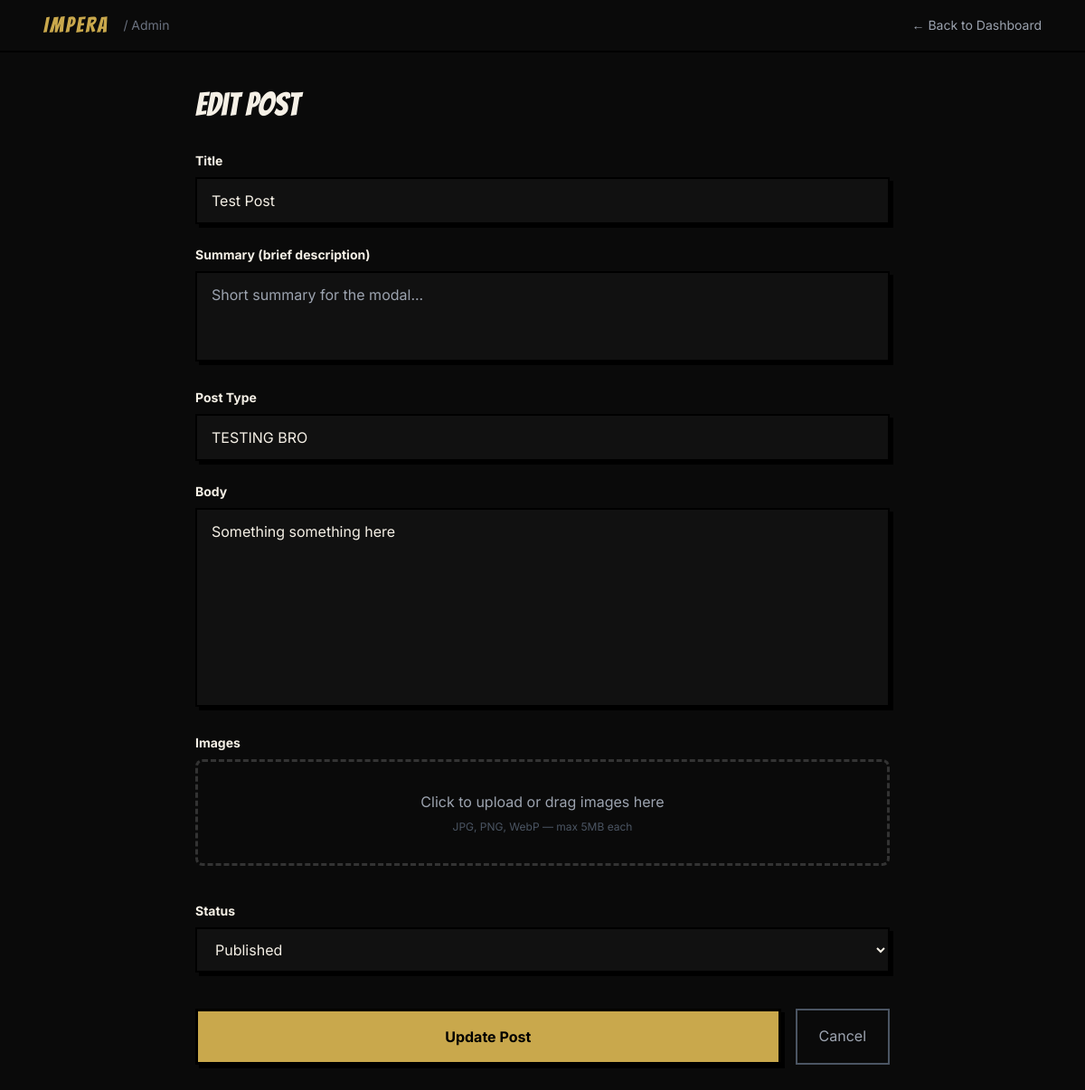
The page /admin/posts/1 (signed in) on the database its author committed.
### tables this page shows
CREATE TABLE posts (
            id INTEGER PRIMARY KEY AUTOINCREMENT,
            title TEXT NOT NULL,
            body TEXT NOT NULL,
            author_id INTEGER NOT NULL,
            status TEXT CHECK(status IN ('draft', 'published')) DEFAULT 'draft',
            created_at TIMESTAMP DEFAULT CURRENT_TIMESTAMP,
            updated_at TIMESTAMP DEFAULT CURRENT_TIMESTAMP, summary TEXT DEFAULT '', post_type TEXT DEFAULT 'HIGHLIGHT',
            FOREIGN KEY (author_id) REFERENCES users(id)
        );

### main.py (the view)
@app.get("/admin/posts/{post_id}", response_class=HTMLResponse)
async def edit_post_page(request: Request, post_id: int):
    user = get_current_user(request)
    if not user:
        return RedirectResponse("/masukgan", status_code=302)
    conn = get_db()
    cursor = conn.cursor()
    cursor.execute("SELECT * FROM posts WHERE id = ?", (post_id,))
    post = cursor.fetchone()
    if not post:
        conn.close()
        raise HTTPException(status_code=404, detail="Post not found")
    cursor.execute("SELECT * FROM post_images WHERE post_id = ? ORDER BY display_order", (post_id,))
    images = cursor.fetchall()
    conn.close()
    return templates.TemplateResponse(request, "post_form.html", {
        "request": request,
        "post": post,
        "images": images,
        "user": user
    })

### app/templates/post_form.html (shortened to what this page needs)
<!DOCTYPE html>
<html lang="en">
<head>
    <script src="https://cdn.tailwindcss.com"></script>
</head>
<body class="bg-[#0a0a0a] text-[#F5F0E6]">
    <nav class="fixed top-0 w-full z-50 bg-[#0a0a0a]/90 border-b-2 border-black">
        <div class="max-w-6xl mx-auto px-6 py-3 flex items-center justify-between">
            <div class="flex items-center gap-4">
                <span class="text-2xl font-display tracking-widest text-accent">IMPERA</span>
                <span class="text-sm text-gray-500">/ Admin</span>
            </div>
            <a href="/admin" class="text-sm text-gray-400 hover:text-accent">← Back to Dashboard</a>
        </div>
    </nav>
    <div class="pt-24 px-6 pb-12">
        <div class="max-w-3xl mx-auto">
            <h1 class="text-4xl font-display mb-8">{{ 'Edit Post' if post else 'New Post' }}</h1>
            <form action="/admin/posts{% if post %}/{{ post.id }}{% endif %}" method="POST" enctype="multipart/form-data" class="space-y-6">
                <div>
                    <label class="block text-sm font-bold mb-2">Title</label>
                    <input
                        type="text"
                        name="title"
                        required
                        value="{{ post.title if post else '' }}"
                        class="w-full bg-panel border-2 border-black px-4 py-3 focus:outline-none focus:border-accent comic-border"
                        placeholder="Enter post title"
                    >
                </div>
                <div>
                    <label class="block text-sm font-bold mb-2">Summary (brief description)</label>
                    <textarea
                        name="summary"
                        rows="3"
                        class="w-full bg-panel border-2 border-black px-4 py-3 focus:outline-none focus:border-accent comic-border resize-none"
                        placeholder="Short summary for the modal..."
                    >{{ post.summary if post else '' }}</textarea>
                </div>
                <div>
                    <label class="block text-sm font-bold mb-2">Post Type</label>
                    <input
                        type="text"
                        name="post_type"
                        value="{{ post.post_type if post else 'HIGHLIGHT' }}"
                        class="w-full bg-panel border-2 border-black px-4 py-3 focus:outline-none focus:border-accent comic-border"
                        placeholder="e.g., HIGHLIGHT, COMIC, STORY..."
                    >
                </div>
                <div>
                    <label class="block text-sm font-bold mb-2">Body</label>
                    <textarea
                        name="body"
                        required
                        rows="8"
                        class="w-full bg-panel border-2 border-black px-4 py-3 focus:outline-none focus:border-accent comic-border resize-none"
                        placeholder="Write your post content..."
                    >{{ post.body if post else '' }}</textarea>
                </div>
                <div>
                    <label class="block text-sm font-bold mb-2">Images</label>
                    <div
                        id="dropzone"
                        class="dropzone rounded-lg p-8 text-center cursor-pointer"
                        onclick="document.getElementById('fileInput').click()"
                    >
                        <p class="text-gray-400">Click to upload or drag images here</p>
                        <p class="text-xs text-gray-600 mt-2">JPG, PNG, WebP — max 5MB each</p>
                    </div>
                </div>
                <div>
                    <label class="block text-sm font-bold mb-2">Status</label>
                    <select name="status" class="w-full bg-panel border-2 border-black px-4 py-3 focus:outline-none focus:border-accent comic-border">
                        <option value="published" {% if post and post.status == 'published' %}selected{% endif %}>Published</option>
                    </select>
                </div>
                <div class="flex gap-4 pt-4">
                    <button
                        type="submit"
                        class="flex-1 bg-accent text-black font-bold py-4 hover:bg-accent-light transition-colors comic-border"
                    >
                        {{ 'Update Post' if post else 'Create Post' }}
                    </button>
                    <a
                        href="/admin"
                        class="px-6 py-4 border-2 border-gray-600 text-gray-400 hover:border-gray-400 hover:text-white transition-colors"
                    >
                        Cancel
                    </a>
                </div>
            </form>
        </div>
    </div>
</body>
</html>

### app/templates/post_form.html (style rules this page uses)
body { font-family: 'Inter', sans-serif; }
.comic-border { border: 3px solid #000; box-shadow: 4px 4px 0px #000; }
.dropzone { border: 3px dashed #333; transition: border-color 0.2s, background 0.2s; }

### rows shown on the page
posts: title "Test Post", post_type "TESTING BRO", body "Something something here", status "Published"

### other values the page prints
{{ 'Edit Post' if post else 'New Post' }} "Edit Post"
{{ 'Update Post' if post else 'Create Post' }} "Update Post"
